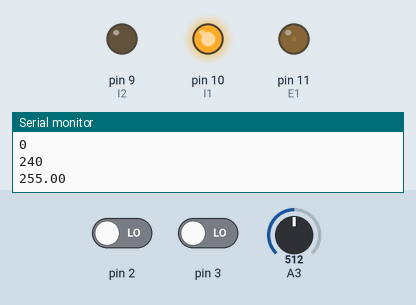
The sketch below on a simulated Arduino Uno, built with avr-gcc and run on an emulated ATmega328P. Parts: output pins drawn as LEDs (lit = HIGH), the last lines printed to the serial monitor. The test bench sets the inputs (shaded band); at power-on: A3 = 512, pin 3 LOW, pin 2 LOW.

Above: at 1.3 s.
1.4 s: A3 set to 0
At 2.1 s:
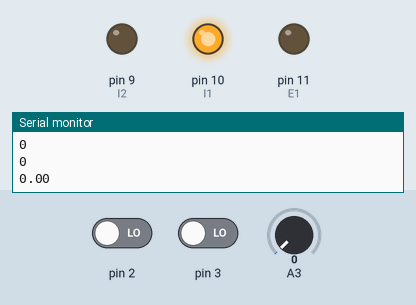
3.0 s: pin 3 driven HIGH
At 4.2 s:
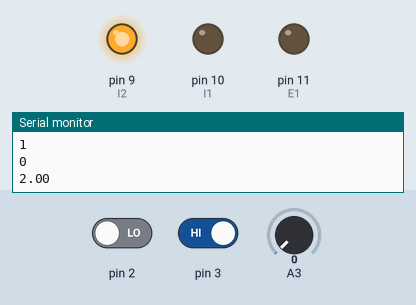
4.5 s: A3 set to 2
6.0 s: A3 set to 5
At 6.7 s:
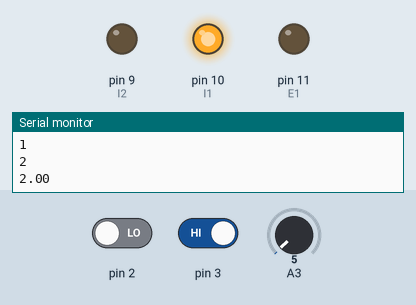
7.6 s: A3 set to 53
9.1 s: A3 set to 61
At 10.2 s:
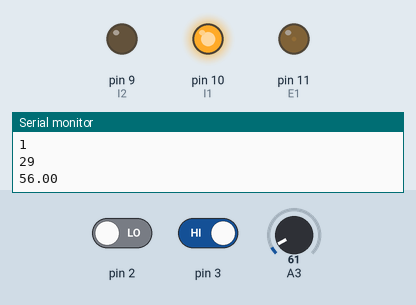
Timing chart, 0 to 11.7 s (numbered marks = the images above; inputs shaded):
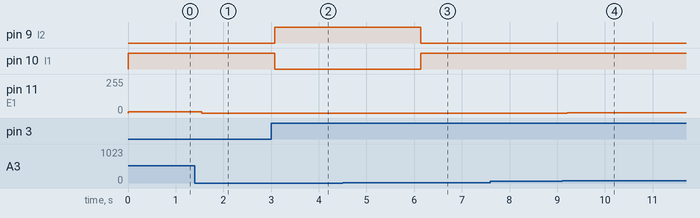

Measured:
- the behaviour switches between 3 and 4 on A3 (found by bisection; images 2 and 3)
- after the input at 1.4 s, pin 11 (E1): 9/255 → 0/255 after 0.14 s
- after the input at 3.0 s, pin 9 (I2): LOW → HIGH after 0.08 s; pin 10 (I1): HIGH → LOW after 0.08 s
- after the input at 6.0 s, pin 9 (I2): HIGH → LOW after 0.14 s; pin 10 (I1): LOW → HIGH after 0.14 s
- after the input at 9.1 s, pin 11 (E1): 0/255 → 1/255 after 0.11 s

The sketch:

Lab_92.ino
```cpp
#include <math.h>
// have to declare variables as volatile for ISRs (false = low and true = high)
volatile bool encoderA = false;
volatile bool encoderB = false;
volatile int counter;
const int I1 = 10;
const int I2 = 9;
const int E1 = 11;
int pmCounter;
unsigned long previousTime = millis();


void setup() {
  // starting Serial Monitor
  Serial.begin(9600);
  // attach ISR for when encoder event occurs
  attachInterrupt(0, encoderChangeA, CHANGE);
  attachInterrupt(1, encoderChangeB, CHANGE);
  pinMode(I1, OUTPUT);
  pinMode(I2, OUTPUT);
  pinMode(E1, OUTPUT);
  pinMode(A3, INPUT);
}

void loop() {
  pmCounter = (analogRead(A3) + 1) * 15.0 / 32.0;
  float error = (pmCounter - counter) * 2 * M_PI / 480;
  int k = 3;
  float control = k * error;
  analogWrite(E1, control);
  if (control > 0) {
    digitalWrite(I1, HIGH);
    digitalWrite(I2, LOW);
  }
    if (control < 0) {
    digitalWrite(I1, LOW);
    digitalWrite(I2, HIGH);
  }
  control = abs(control / 5 * 255);
  control = constrain(control, 0, 255);
  control = int(control);

  const int deltaT = 10;
  while (millis() - previousTime < deltaT) {};
  previousTime = millis();

  //constantly print counter variable and then wait 10 ms
  Serial.println(counter);
  delay(10);
  Serial.println(pmCounter);
  Serial.println(control);
  delay(500);
}

void encoderChangeA () {
  // increase counter variable if channel A is on different level than channel B
  if (encoderA != encoderB) {
    counter++;
  }
  // decrease counter variable if channel A is on same level than channel B
  else {
    counter--;

  }
  // change encoder boolean
  encoderA = !encoderA;
}

void encoderChangeB () {
  // increase counter variable if channel B is on same level as channel A
  if (encoderA == encoderB) {
    counter++;
  }
  // decrease counter variable if channel B is on different level than channel A
  else {
    counter--;
  }
  encoderB = !encoderB;
}
```
